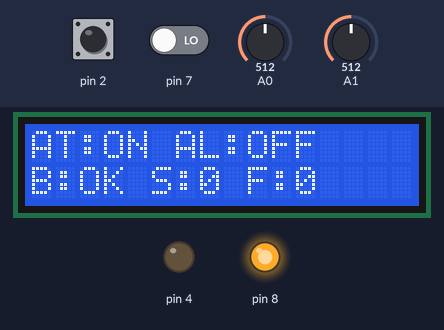
The sketch below on a simulated Arduino Uno, built with avr-gcc and run on an emulated ATmega328P. Parts: 16×2 character LCD, output pins drawn as LEDs (lit = HIGH). Dashed ring = blinking. The test bench sets the inputs (shaded band); at power-on: A1 = 512, pin 2 HIGH, A0 = 512, pin 7 LOW.

Above: at 1.2 s.
1.3 s: A1 set to 318
4.3 s: A1 set to 289
At 4.97 s:
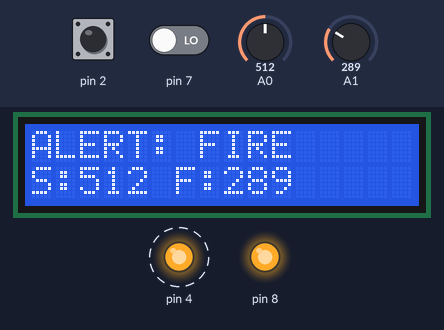
6.3 s: pin 2 pulled LOW for 0.15 s
At 6.55 s:
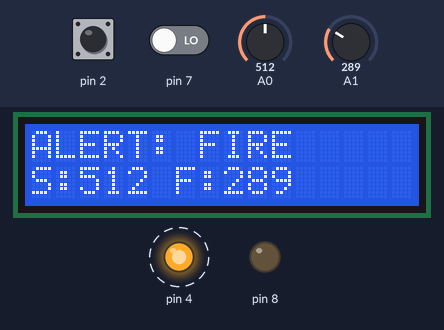
7.0 s: A0 set to 290
At 7.15 s:
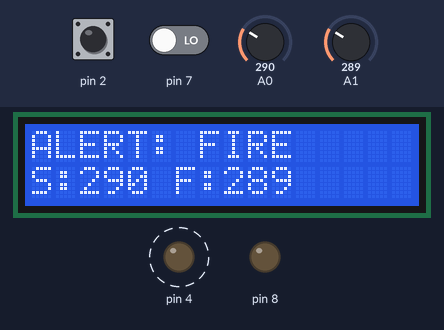
8.5 s: A0 set to 0
At 8.95 s:
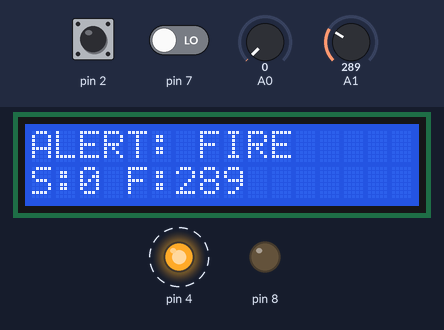
10.0 s: pin 2 pulled LOW for 1 s
At 10.35 s:
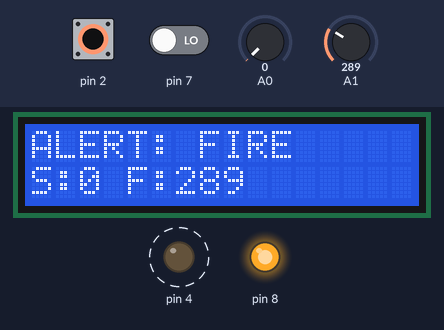
Timing chart, 0 to 12.6 s (numbered marks = the images above; inputs shaded):
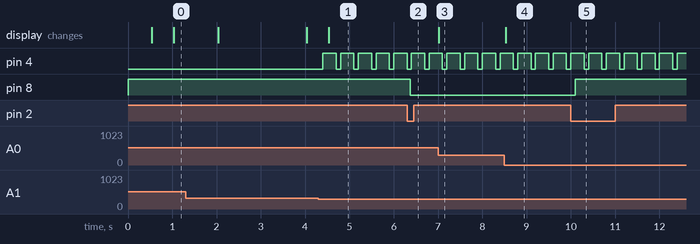

Measured:
- the behaviour switches between 301 and 300 on A1 (found by bisection; images 0 and 1)
- after the input at 4.3 s, pin 4: alternates HIGH for 0.30 s and LOW for 0.10 s, starting after 0.10 s; the display: changes after 0.23 s (image 1)
- after the input at 6.3 s, pin 8: HIGH → LOW after 0.08 s
- after the input at 7.0 s, the display: changes at once (image 3)
- after the input at 8.5 s, the display: changes at once (image 4)
- after the input at 10.0 s, pin 8: LOW → HIGH after 0.10 s

The sketch:

SmartHome_UNO_Hybrid_IntrusionRTOS.ino
```cpp
#include <Arduino.h>
#include <Arduino_FreeRTOS.h>
#include <queue.h>
#include <semphr.h>
#include <string.h>

#define ENABLE_SERIAL 1
#define ENABLE_DEBUG_SERIAL_OUTPUT 0
#define ENABLE_LCD 1

#if ENABLE_LCD
#include <Wire.h>
#include <LiquidCrystal_I2C.h>
#endif

/*
  Hybrid Uno sketch:
  - Only the intrusion module uses FreeRTOS primitives (2 tasks + 1 queue + 1 mutex).
  - All other functions run in loop() with non-blocking millis()-based logic.
  - The button on D2 arms/disarms the anti-theft system.
  - The hardware Serial port is used as a UART link from ESP32 to Uno.
  - A valid RFID scan on ESP32 temporarily suspends anti-theft for 10 seconds.

  Important for Arduino_FreeRTOS on AVR:
  loop() is executed by the idle hook, so it must stay non-blocking.
*/

namespace Pin {
constexpr uint8_t ANTI_THEFT_BUTTON = 2;
constexpr uint8_t BUZZER = 4;
constexpr uint8_t LIGHT_SENSOR_DO = 7;
constexpr uint8_t LASER_ENABLE = 8;
constexpr uint8_t SMOKE_SENSOR_AO = A0;
constexpr uint8_t FIRE_SENSOR_AO = A1;
}

#ifndef MS_TO_TICKS
#define MS_TO_TICKS(ms) ((TickType_t) (((ms) + portTICK_PERIOD_MS - 1) / portTICK_PERIOD_MS))
#endif

constexpr uint32_t SERIAL_BAUD_RATE = 9600;

constexpr uint16_t BUTTON_DEBOUNCE_MS = 50;
constexpr uint16_t LOOP_SENSOR_MS = 100;
constexpr uint16_t SERIAL_HEARTBEAT_MS = 1000;
constexpr uint16_t LCD_UPDATE_MS = 500;
constexpr uint16_t LCD_PAGE_MS = 2000;

constexpr uint16_t INTRUSION_SAMPLE_MS = 50;
constexpr uint16_t INTRUSION_MANAGER_MS = 50;
constexpr uint16_t LASER_STABILIZE_MS = 500;
constexpr uint16_t INTRUSION_HOLD_MS = 5000;
constexpr uint16_t ANTI_THEFT_SUSPEND_MS = 10000;
constexpr bool ANTI_THEFT_START_ENABLED = true;
constexpr uint16_t ESP32_LINK_TIMEOUT_MS = 5000;
constexpr size_t ESP32_RX_LINE_SIZE = 80;
constexpr size_t ESP32_UID_SIZE = 24;

// Most LM393 light sensor modules drive DO LOW when the sensor is illuminated.
// If your module behaves the opposite way, change LOW to HIGH.
constexpr uint8_t LASER_BEAM_PRESENT_LEVEL = LOW;

constexpr bool SMOKE_TRIGGER_WHEN_ABOVE = true;
constexpr uint16_t SMOKE_THRESHOLD = 1500;
constexpr bool FIRE_TRIGGER_WHEN_ABOVE = false;
constexpr uint16_t FIRE_THRESHOLD = 300;

#if ENABLE_LCD
constexpr uint8_t LCD_I2C_ADDRESS = 0x27;
LiquidCrystal_I2C gLcd(LCD_I2C_ADDRESS, 16, 2);
#endif

struct IntrusionEvent {
  bool beamBroken;
  uint8_t currentLevel;
};

struct IntrusionState {
  bool enabled;
  bool beamArmed;
  bool beamBroken;
  bool alarmActive;
  uint8_t referenceLevel;
  uint8_t currentLevel;
};

struct Esp32State {
  bool wifiConnected;
  bool mqttConnected;
  bool wifiPortalActive;
  bool gateOpen;
  bool entryDoorOpen;
  bool climateValid;
  bool lastAccessGranted;
  int16_t temperatureDeciC;
  uint16_t humidityPctDeci;
  uint8_t authorizedCardCount;
  char lastUid[ESP32_UID_SIZE];
  unsigned long lastStateMs;
  unsigned long lastAccessMs;
};

enum AlarmMode : uint8_t {
  ALARM_MODE_NONE = 0,
  ALARM_MODE_INTRUSION,
  ALARM_MODE_SMOKE,
  ALARM_MODE_FIRE
};

QueueHandle_t gIntrusionQueue = nullptr;
SemaphoreHandle_t gIntrusionMutex = nullptr;
IntrusionState gIntrusionState = {ANTI_THEFT_START_ENABLED, false, false, false, HIGH, HIGH};
volatile bool gAntiTheftEnabled = ANTI_THEFT_START_ENABLED;
Esp32State gEsp32State = {false, false, false, false, false, false, false, -1, 0, 0, "", 0, 0};
unsigned long gAntiTheftSuspendUntilMs = 0;

void taskIntrusionSensor(void *pvParameters);
void taskIntrusionManager(void *pvParameters);

void copyText(char *destination, size_t destinationSize, const char *source) {
  if (destination == nullptr || destinationSize == 0) {
    return;
  }

  if (source == nullptr) {
    destination[0] = '\0';
    return;
  }

  strncpy(destination, source, destinationSize - 1);
  destination[destinationSize - 1] = '\0';
}

bool analogTriggered(uint16_t reading, uint16_t threshold, bool triggerWhenAbove) {
  return triggerWhenAbove ? (reading >= threshold) : (reading <= threshold);
}

bool timeReached(unsigned long nowMs, unsigned long targetMs) {
  return static_cast<long>(nowMs - targetMs) >= 0;
}

bool isEsp32LinkOnline(unsigned long nowMs) {
  const unsigned long lastSeenMs =
    gEsp32State.lastStateMs > gEsp32State.lastAccessMs ? gEsp32State.lastStateMs : gEsp32State.lastAccessMs;

  return lastSeenMs > 0 && (nowMs - lastSeenMs) <= ESP32_LINK_TIMEOUT_MS;
}

bool parseFlagToken(const char *token) {
  return token != nullptr && atoi(token) != 0;
}

void processEsp32StateFrame(char *payload, unsigned long nowMs) {
  char *savePtr = nullptr;
  char *token = strtok_r(payload, ",", &savePtr);
  uint8_t fieldIndex = 0;

  while (token != nullptr) {
    switch (fieldIndex) {
      case 0:
        gEsp32State.wifiConnected = parseFlagToken(token);
        break;
      case 1:
        gEsp32State.mqttConnected = parseFlagToken(token);
        break;
      case 2:
        gEsp32State.wifiPortalActive = parseFlagToken(token);
        break;
      case 3:
        gEsp32State.gateOpen = parseFlagToken(token);
        break;
      case 4:
        gEsp32State.entryDoorOpen = parseFlagToken(token);
        break;
      case 5:
        gEsp32State.climateValid = parseFlagToken(token);
        break;
      case 6:
        gEsp32State.temperatureDeciC = static_cast<int16_t>(atoi(token));
        break;
      case 7:
        gEsp32State.humidityPctDeci = static_cast<uint16_t>(atoi(token));
        break;
      case 8:
        gEsp32State.authorizedCardCount = static_cast<uint8_t>(atoi(token));
        break;
      case 9:
        gEsp32State.lastAccessGranted = parseFlagToken(token);
        break;
    }

    ++fieldIndex;
    token = strtok_r(nullptr, ",", &savePtr);
  }

  if (fieldIndex >= 10) {
    gEsp32State.lastStateMs = nowMs;
  }
}

void processEsp32RfidFrame(char *payload, unsigned long nowMs) {
  char *savePtr = nullptr;
  char *grantedToken = strtok_r(payload, ",", &savePtr);
  char *uidToken = strtok_r(nullptr, ",", &savePtr);

  if (grantedToken == nullptr) {
    return;
  }

  const bool granted = parseFlagToken(grantedToken);
  gEsp32State.lastAccessGranted = granted;
  copyText(gEsp32State.lastUid, sizeof(gEsp32State.lastUid), uidToken == nullptr ? "" : uidToken);
  gEsp32State.lastAccessMs = nowMs;

  if (granted) {
    gAntiTheftSuspendUntilMs = nowMs + ANTI_THEFT_SUSPEND_MS;
  }
}

void processEsp32Serial(unsigned long nowMs) {
#if ENABLE_SERIAL
  static char lineBuffer[ESP32_RX_LINE_SIZE];
  static size_t lineLength = 0;

  while (Serial.available() > 0) {
    const char incoming = static_cast<char>(Serial.read());

    if (incoming == '\r') {
      continue;
    }

    if (incoming == '\n') {
      lineBuffer[lineLength] = '\0';

      if (lineLength > 0) {
        if (strncmp(lineBuffer, "@STATE,", 7) == 0) {
          processEsp32StateFrame(lineBuffer + 7, nowMs);
        } else if (strncmp(lineBuffer, "@RFID,", 6) == 0) {
          processEsp32RfidFrame(lineBuffer + 6, nowMs);
        }
      }

      lineLength = 0;
      continue;
    }

    if (lineLength + 1U < sizeof(lineBuffer)) {
      lineBuffer[lineLength++] = incoming;
    } else {
      lineLength = 0;
    }
  }
#else
  (void) nowMs;
#endif
}

void lcdPrintRow(uint8_t row, const char *text) {
#if ENABLE_LCD
  char padded[17];
  snprintf(padded, sizeof(padded), "%-16s", text == nullptr ? "" : text);
  gLcd.setCursor(0, row);
  gLcd.print(padded);
#else
  (void) row;
  (void) text;
#endif
}

void setIntrusionSensorFields(
  bool enabled,
  bool beamArmed,
  bool beamBroken,
  uint8_t referenceLevel,
  uint8_t currentLevel
) {
  if (xSemaphoreTake(gIntrusionMutex, portMAX_DELAY) == pdTRUE) {
    gIntrusionState.enabled = enabled;
    gIntrusionState.beamArmed = beamArmed;
    gIntrusionState.beamBroken = beamBroken;
    gIntrusionState.referenceLevel = referenceLevel;
    gIntrusionState.currentLevel = currentLevel;
    xSemaphoreGive(gIntrusionMutex);
  }
}

void setIntrusionAlarmField(bool alarmActive) {
  if (xSemaphoreTake(gIntrusionMutex, portMAX_DELAY) == pdTRUE) {
    gIntrusionState.alarmActive = alarmActive;
    xSemaphoreGive(gIntrusionMutex);
  }
}

IntrusionState readIntrusionState() {
  static IntrusionState lastSnapshot = {ANTI_THEFT_START_ENABLED, false, false, false, HIGH, HIGH};

  if (xSemaphoreTake(gIntrusionMutex, 0) == pdTRUE) {
    lastSnapshot = gIntrusionState;
    xSemaphoreGive(gIntrusionMutex);
  }

  return lastSnapshot;
}

void setBuzzerOutput(bool on) {
  digitalWrite(Pin::BUZZER, on ? HIGH : LOW);
}

void updateBuzzer(AlarmMode mode, unsigned long nowMs) {
  static AlarmMode currentMode = ALARM_MODE_NONE;
  static bool outputOn = false;
  static unsigned long phaseStartedMs = 0;

  uint16_t onMs = 0;
  uint16_t offMs = 0;

  switch (mode) {
    case ALARM_MODE_FIRE:
      onMs = 300;
      offMs = 100;
      break;

    case ALARM_MODE_SMOKE:
      onMs = 180;
      offMs = 180;
      break;

    case ALARM_MODE_INTRUSION:
      onMs = 100;
      offMs = 300;
      break;

    case ALARM_MODE_NONE:
      break;
  }

  if (mode != currentMode) {
    currentMode = mode;
    outputOn = false;
    phaseStartedMs = nowMs;
    setBuzzerOutput(false);
  }

  if (mode == ALARM_MODE_NONE) {
    setBuzzerOutput(false);
    return;
  }

  const unsigned long phaseDuration = outputOn ? onMs : offMs;

  if ((nowMs - phaseStartedMs) >= phaseDuration) {
    outputOn = !outputOn;
    phaseStartedMs = nowMs;
    setBuzzerOutput(outputOn);
  }
}

void setup() {
  pinMode(Pin::ANTI_THEFT_BUTTON, INPUT_PULLUP);
  pinMode(Pin::BUZZER, OUTPUT);
  pinMode(Pin::LIGHT_SENSOR_DO, INPUT);
  pinMode(Pin::LASER_ENABLE, OUTPUT);

  digitalWrite(Pin::BUZZER, LOW);
  digitalWrite(Pin::LASER_ENABLE, ANTI_THEFT_START_ENABLED ? HIGH : LOW);

#if ENABLE_LCD
  gLcd.init();
  gLcd.backlight();
  gLcd.clear();
  gLcd.setCursor(0, 0);
  gLcd.print(F("UNO Hybrid"));
  gLcd.setCursor(0, 1);
  gLcd.print(F("Booting..."));
#endif

  gIntrusionQueue = xQueueCreate(1, sizeof(IntrusionEvent));
  gIntrusionMutex = xSemaphoreCreateMutex();

  if (gIntrusionQueue == nullptr || gIntrusionMutex == nullptr) {
    pinMode(LED_BUILTIN, OUTPUT);
    while (true) {
      digitalWrite(LED_BUILTIN, !digitalRead(LED_BUILTIN));
      delay(100);
    }
  }

  xTaskCreate(taskIntrusionSensor, "IntrSens", 96, nullptr, 2, nullptr);
  xTaskCreate(taskIntrusionManager, "IntrMgr", 96, nullptr, 2, nullptr);
}

void loop() {
  static bool serialInitialized = false;
  static uint8_t lastButtonReading = HIGH;
  static uint8_t stableButtonState = HIGH;
  static unsigned long lastButtonChangeMs = 0;
  static unsigned long lastSensorSampleMs = 0;
  static unsigned long lastSerialPrintMs = 0;
  static unsigned long lastLcdUpdateMs = 0;
  static unsigned long lastLcdPageMs = 0;
  static uint8_t lcdPage = 0;
  static uint16_t smokeRaw = 0;
  static uint16_t fireRaw = 0;
  static bool smokeActive = false;
  static bool fireActive = false;
  static bool antiTheftRequested = ANTI_THEFT_START_ENABLED;

  static bool previousAntiTheftEnabled = ANTI_THEFT_START_ENABLED;
  static bool previousBeamBroken = false;
  static bool previousIntrusionAlarm = false;
  static bool previousSmokeActive = false;
  static bool previousFireActive = false;
  static bool previousBeamArmed = false;

  if (!serialInitialized) {
#if ENABLE_SERIAL
    Serial.begin(SERIAL_BAUD_RATE);
#endif
    serialInitialized = true;
  }

  const unsigned long nowMs = millis();
  processEsp32Serial(nowMs);

  const uint8_t buttonReading = digitalRead(Pin::ANTI_THEFT_BUTTON);

  if (buttonReading != lastButtonReading) {
    lastButtonReading = buttonReading;
    lastButtonChangeMs = nowMs;
  }

  if ((nowMs - lastButtonChangeMs) >= BUTTON_DEBOUNCE_MS && buttonReading != stableButtonState) {
    stableButtonState = buttonReading;

    if (stableButtonState == LOW) {
      antiTheftRequested = !antiTheftRequested;
    }
  }

  const bool antiTheftSuspendActive =
    antiTheftRequested && !timeReached(nowMs, gAntiTheftSuspendUntilMs);
  const bool antiTheftEnabled = antiTheftRequested && !antiTheftSuspendActive;
  gAntiTheftEnabled = antiTheftEnabled;

  const IntrusionState intrusion = readIntrusionState();

  if ((nowMs - lastSensorSampleMs) >= LOOP_SENSOR_MS) {
    lastSensorSampleMs = nowMs;
    smokeRaw = analogRead(Pin::SMOKE_SENSOR_AO);
    fireRaw = analogRead(Pin::FIRE_SENSOR_AO);
    smokeActive = analogTriggered(smokeRaw, SMOKE_THRESHOLD, SMOKE_TRIGGER_WHEN_ABOVE);
    fireActive = analogTriggered(fireRaw, FIRE_THRESHOLD, FIRE_TRIGGER_WHEN_ABOVE);
  }

  const bool intrusionAlarmActive = antiTheftEnabled && intrusion.alarmActive;

  AlarmMode alarmMode = ALARM_MODE_NONE;
  if (fireActive) {
    alarmMode = ALARM_MODE_FIRE;
  } else if (smokeActive) {
    alarmMode = ALARM_MODE_SMOKE;
  } else if (intrusionAlarmActive) {
    alarmMode = ALARM_MODE_INTRUSION;
  }
  updateBuzzer(alarmMode, nowMs);

#if ENABLE_SERIAL && ENABLE_DEBUG_SERIAL_OUTPUT
  const bool stateChanged =
    intrusion.enabled != previousAntiTheftEnabled ||
    intrusion.beamArmed != previousBeamArmed ||
    intrusion.beamBroken != previousBeamBroken ||
    intrusionAlarmActive != previousIntrusionAlarm ||
    smokeActive != previousSmokeActive ||
    fireActive != previousFireActive;

  const bool heartbeatDue = (nowMs - lastSerialPrintMs) >= SERIAL_HEARTBEAT_MS;

  if ((stateChanged || heartbeatDue) && Serial.availableForWrite() >= 48) {
    Serial.print(F("AntiTheft="));
    Serial.print(intrusion.enabled ? F("ON") : F("OFF"));
    Serial.print(F(" | Beam="));
    if (!intrusion.enabled) {
      Serial.print(F("OFF"));
    } else if (!intrusion.beamArmed) {
      Serial.print(F("ARMING"));
    } else {
      Serial.print(intrusion.beamBroken ? F("CUT") : F("OK"));
    }
    Serial.print(F(" | IntrusionAlarm="));
    Serial.print(intrusionAlarmActive ? F("ON") : F("OFF"));
    Serial.print(F(" | SmokeRaw="));
    Serial.print(smokeRaw);
    Serial.print(F(" | FireRaw="));
    Serial.print(fireRaw);
    Serial.print(F(" | Smoke="));
    Serial.print(smokeActive ? F("ON") : F("OFF"));
    Serial.print(F(" | Fire="));
    Serial.println(fireActive ? F("ON") : F("OFF"));

    previousAntiTheftEnabled = intrusion.enabled;
    previousBeamArmed = intrusion.beamArmed;
    previousBeamBroken = intrusion.beamBroken;
    previousIntrusionAlarm = intrusionAlarmActive;
    previousSmokeActive = smokeActive;
    previousFireActive = fireActive;
    lastSerialPrintMs = nowMs;
  }
#else
  (void) previousAntiTheftEnabled;
  (void) previousBeamBroken;
  (void) previousIntrusionAlarm;
  (void) previousSmokeActive;
  (void) previousFireActive;
  (void) previousBeamArmed;
  (void) lastSerialPrintMs;
#endif

#if ENABLE_LCD
  if ((nowMs - lastLcdPageMs) >= LCD_PAGE_MS) {
    lastLcdPageMs = nowMs;
    lcdPage = static_cast<uint8_t>((lcdPage + 1U) % 3U);
  }

  if ((nowMs - lastLcdUpdateMs) >= LCD_UPDATE_MS) {
    char line0[17];
    char line1[17];
    lastLcdUpdateMs = nowMs;

    if (fireActive) {
      lcdPrintRow(0, "ALERT: FIRE");
      snprintf(line1, sizeof(line1), "S:%u F:%u", smokeRaw, fireRaw);
      lcdPrintRow(1, line1);
      return;
    }

    if (smokeActive) {
      lcdPrintRow(0, "ALERT: SMOKE");
      snprintf(line1, sizeof(line1), "S:%u F:%u", smokeRaw, fireRaw);
      lcdPrintRow(1, line1);
      return;
    }

    if (intrusionAlarmActive) {
      lcdPrintRow(0, "ALERT: INTRUDER");
      snprintf(line1, sizeof(line1), "Beam:%s", intrusion.beamBroken ? "CUT" : "ERR");
      lcdPrintRow(1, line1);
      return;
    }

    const unsigned long suspendRemainingMs =
      antiTheftSuspendActive ? (gAntiTheftSuspendUntilMs - nowMs) : 0;
    const unsigned long suspendRemainingSec =
      antiTheftSuspendActive ? ((suspendRemainingMs + 999UL) / 1000UL) : 0UL;

    if (lcdPage == 0) {
      if (antiTheftSuspendActive) {
        snprintf(line0, sizeof(line0), "AT:HOLD %2lus", suspendRemainingSec);
      } else {
        snprintf(line0, sizeof(line0), "AT:%s AL:%s",
          antiTheftRequested ? "ON" : "OFF",
          intrusionAlarmActive ? "ON" : "OFF");
      }

      const char *beamText = !antiTheftEnabled ? "OFF" : (!intrusion.beamArmed ? "ARM" : (intrusion.beamBroken ? "CUT" : "OK"));
      snprintf(line1, sizeof(line1), "B:%s S:%u F:%u", beamText, smokeActive ? 1U : 0U, fireActive ? 1U : 0U);
    } else if (lcdPage == 1) {
      if (!isEsp32LinkOnline(nowMs)) {
        snprintf(line0, sizeof(line0), "ESP: OFFLINE");
        snprintf(line1, sizeof(line1), "Wait UART...");
      } else {
        snprintf(line0, sizeof(line0), "Wi:%u Mq:%u P:%u",
          gEsp32State.wifiConnected ? 1U : 0U,
          gEsp32State.mqttConnected ? 1U : 0U,
          gEsp32State.wifiPortalActive ? 1U : 0U);
        snprintf(line1, sizeof(line1), "Gt:%u Dr:%u Cd:%02u",
          gEsp32State.gateOpen ? 1U : 0U,
          gEsp32State.entryDoorOpen ? 1U : 0U,
          gEsp32State.authorizedCardCount);
      }
    } else {
      if (!isEsp32LinkOnline(nowMs)) {
        snprintf(line0, sizeof(line0), "ESP data empty");
        snprintf(line1, sizeof(line1), "RF link check");
      } else {
        if (gEsp32State.climateValid) {
          snprintf(line0, sizeof(line0), "T:%d.%d H:%u.%u",
            gEsp32State.temperatureDeciC / 10,
            abs(gEsp32State.temperatureDeciC % 10),
            gEsp32State.humidityPctDeci / 10,
            gEsp32State.humidityPctDeci % 10);
        } else {
          snprintf(line0, sizeof(line0), "T:--.- H:--.-");
        }

        if (gEsp32State.lastUid[0] != '\0') {
          const size_t uidLength = strlen(gEsp32State.lastUid);
          const char *uidTail = gEsp32State.lastUid + (uidLength > 4 ? uidLength - 4 : 0);
          snprintf(line1, sizeof(line1), "RF:%s U:%s",
            gEsp32State.lastAccessGranted ? "OK" : "NO",
            uidTail);
        } else {
          snprintf(line1, sizeof(line1), "RF: --");
        }
      }
    }
    lcdPrintRow(0, line0);
    lcdPrintRow(1, line1);
  }
#endif
}

void taskIntrusionSensor(void *pvParameters) {
  (void) pvParameters;

  const uint8_t referenceLevel = LASER_BEAM_PRESENT_LEVEL;
  bool lastEnabled = false;
  bool lastBeamBroken = false;
  bool beamArmed = false;
  TickType_t armedAtTick = 0;
  TickType_t lastWakeTime = xTaskGetTickCount();

  setIntrusionSensorFields(
    ANTI_THEFT_START_ENABLED,
    false,
    false,
    referenceLevel,
    digitalRead(Pin::LIGHT_SENSOR_DO)
  );

  for (;;) {
    const bool enabled = gAntiTheftEnabled;
    const uint8_t currentLevel = digitalRead(Pin::LIGHT_SENSOR_DO);

    if (!enabled) {
      if (lastEnabled) {
        digitalWrite(Pin::LASER_ENABLE, LOW);
        lastBeamBroken = false;
        beamArmed = false;
      }

      setIntrusionSensorFields(false, false, false, referenceLevel, currentLevel);
      lastEnabled = false;
      vTaskDelayUntil(&lastWakeTime, MS_TO_TICKS(INTRUSION_SAMPLE_MS));
      continue;
    }

    if (!lastEnabled) {
      digitalWrite(Pin::LASER_ENABLE, HIGH);
      armedAtTick = xTaskGetTickCount() + MS_TO_TICKS(LASER_STABILIZE_MS);
      beamArmed = false;
      lastBeamBroken = false;
      setIntrusionSensorFields(true, false, false, referenceLevel, currentLevel);
      lastEnabled = true;
      vTaskDelayUntil(&lastWakeTime, MS_TO_TICKS(INTRUSION_SAMPLE_MS));
      continue;
    }

    if (!beamArmed) {
      const TickType_t nowTick = xTaskGetTickCount();
      if (static_cast<int16_t>(nowTick - armedAtTick) >= 0) {
        beamArmed = true;
        lastBeamBroken = (currentLevel != referenceLevel);

        setIntrusionSensorFields(true, true, lastBeamBroken, referenceLevel, currentLevel);

        if (lastBeamBroken) {
          IntrusionEvent event;
          event.beamBroken = true;
          event.currentLevel = currentLevel;
          xQueueOverwrite(gIntrusionQueue, &event);
        }
      } else {
        setIntrusionSensorFields(true, false, false, referenceLevel, currentLevel);
      }

      vTaskDelayUntil(&lastWakeTime, MS_TO_TICKS(INTRUSION_SAMPLE_MS));
      continue;
    }

    const bool beamBroken = (currentLevel != referenceLevel);

    setIntrusionSensorFields(true, true, beamBroken, referenceLevel, currentLevel);

    if (beamBroken != lastBeamBroken) {
      IntrusionEvent event;
      event.beamBroken = beamBroken;
      event.currentLevel = currentLevel;
      xQueueOverwrite(gIntrusionQueue, &event);
      lastBeamBroken = beamBroken;
    }

    vTaskDelayUntil(&lastWakeTime, MS_TO_TICKS(INTRUSION_SAMPLE_MS));
  }
}

void taskIntrusionManager(void *pvParameters) {
  (void) pvParameters;

  bool beamBroken = false;
  TickType_t holdUntilTick = 0;

  for (;;) {
    if (!gAntiTheftEnabled) {
      beamBroken = false;
      holdUntilTick = 0;
      xQueueReset(gIntrusionQueue);
      setIntrusionAlarmField(false);
      vTaskDelay(MS_TO_TICKS(INTRUSION_MANAGER_MS));
      continue;
    }

    IntrusionEvent event;

    if (xQueueReceive(gIntrusionQueue, &event, MS_TO_TICKS(INTRUSION_MANAGER_MS)) == pdPASS) {
      beamBroken = event.beamBroken;

      if (beamBroken) {
        holdUntilTick = xTaskGetTickCount() + MS_TO_TICKS(INTRUSION_HOLD_MS);
      }
    }

    const TickType_t now = xTaskGetTickCount();
    const bool alarmActive = beamBroken || (static_cast<int16_t>(holdUntilTick - now) > 0);
    setIntrusionAlarmField(alarmActive);
  }
}
```
